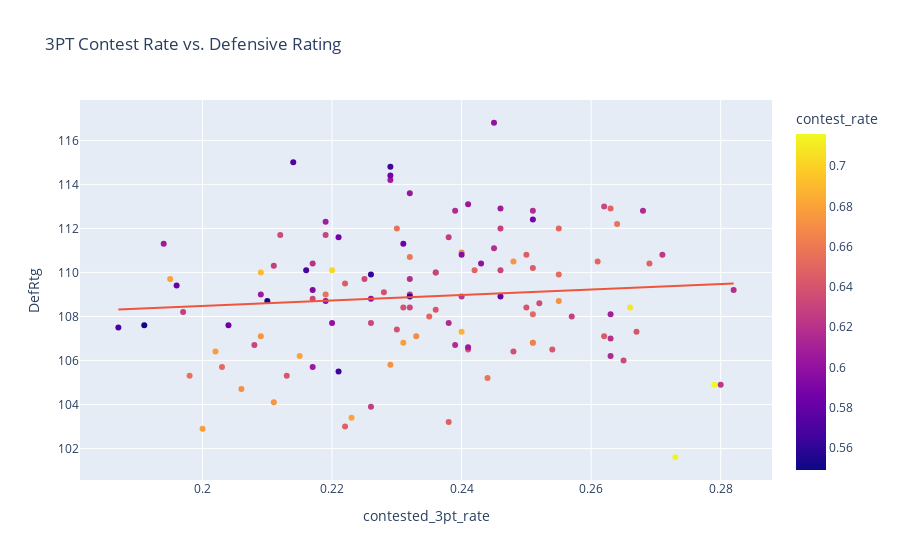

Here is the notebook cell this chart was saved with:
### Code cell
fig = px.scatter(all_stats, x='contested_3pt_rate', y='DefRtg', title='3PT Contest Rate vs. Defensive Rating',
                color='contest_rate',
                 trendline='ols', hover_data=['TEAM'])

fig.show()

results = px.get_trendline_results(fig)
results.px_fit_results.iloc[0].summary()

### Figure 1 — Plotly figure (JSON) as saved in the notebook; plotly's stock layout.template omitted (floating-point values rounded to 4 significant figures)
{"data": [{"customdata": [["2017 Atlanta Hawks"], ["2017 Boston Celtics"], ["2017 Brooklyn Nets"], ["2017 Charlotte Hornets"], ["2017 Chicago Bulls"], ["2017 Cleveland Cavaliers"], ["2017 Dallas Mavericks"], ["2017 Denver Nuggets"], ["2017 Detroit Pistons"], ["2017 Golden State Warriors"], ["2017 Houston Rockets"], ["2017 Indiana Pacers"], ["2017 LA Clippers"], ["2017 Los Angeles Lakers"], ["2017 Memphis Grizzlies"], ["2017 Miami Heat"], ["2017 Milwaukee Bucks"], ["2017 Minnesota Timberwolves"], ["2017 New Orleans Pelicans"], ["2017 New York Knicks"], ["2017 Oklahoma City Thunder"], ["2017 Orlando Magic"], ["2017 Philadelphia 76ers"], ["2017 Phoenix Suns"], ["2017 Portland Trail Blazers"], ["2017 Sacramento Kings"], ["2017 San Antonio Spurs"], ["2017 Toronto Raptors"], ["2017 Utah Jazz"], ["2017 Washington Wizards"], ["2018 Atlanta Hawks"], ["2018 Boston Celtics"], ["2018 Brooklyn Nets"], ["2018 Charlotte Hornets"], ["2018 Chicago Bulls"], ["2018 Cleveland Cavaliers"], ["2018 Dallas Mavericks"], ["2018 Denver Nuggets"], ["2018 Detroit Pistons"], ["2018 Golden State Warriors"], ["2018 Houston Rockets"], ["2018 Indiana Pacers"], ["2018 LA Clippers"], ["2018 Los Angeles Lakers"], ["2018 Memphis Grizzlies"], ["2018 Miami Heat"], ["2018 Milwaukee Bucks"], ["2018 Minnesota Timberwolves"], ["2018 New Orleans Pelicans"], ["2018 New York Knicks"], ["2018 Oklahoma City Thunder"], ["2018 Orlando Magic"], ["2018 Philadelphia 76ers"], ["2018 Phoenix Suns"], ["2018 Portland Trail Blazers"], ["2018 Sacramento Kings"], ["2018 San Antonio Spurs"], ["2018 Toronto Raptors"], ["2018 Utah Jazz"], ["2018 Washington Wizards"], ["2019 Atlanta Hawks"], ["2019 Boston Celtics"], ["2019 Brooklyn Nets"], ["2019 Charlotte Hornets"], ["2019 Chicago Bulls"], ["2019 Cleveland Cavaliers"], ["2019 Dallas Mavericks"], ["2019 Denver Nuggets"], ["2019 Detroit Pistons"], ["2019 Golden State Warriors"], ["2019 Houston Rockets"], ["2019 Indiana Pacers"], ["2019 LA Clippers"], ["2019 Los Angeles Lakers"], ["2019 Memphis Grizzlies"], ["2019 Miami Heat"], ["2019 Milwaukee Bucks"], ["2019 Minnesota Timberwolves"], ["2019 New Orleans Pelicans"], ["2019 New York Knicks"], ["2019 Oklahoma City Thunder"], ["2019 Orlando Magic"], ["2019 Philadelphia 76ers"], ["2019 Phoenix Suns"], ["2019 Portland Trail Blazers"], ["2019 Sacramento Kings"], ["2019 San Antonio Spurs"], ["2019 Toronto Raptors"], ["2019 Utah Jazz"], ["2019 Washington Wizards"], ["2020 Atlanta Hawks"], ["2020 Boston Celtics"], ["2020 Brooklyn Nets"], ["2020 Charlotte Hornets"], ["2020 Chicago Bulls"], ["2020 Cleveland Cavaliers"], ["2020 Dallas Mavericks"], ["2020 Denver Nuggets"], ["2020 Detroit Pistons"], ["2020 Golden State Warriors"], ["2020 Houston Rockets"], ["2020 Indiana Pacers"], ["2020 LA Clippers"], ["2020 Los Angeles Lakers"], ["2020 Memphis Grizzlies"], ["2020 Miami Heat"], ["2020 Milwaukee Bucks"], ["2020 Minnesota Timberwolves"], ["2020 New Orleans Pelicans"], ["2020 New York Knicks"], ["2020 Oklahoma City Thunder"], ["2020 Orlando Magic"], ["2020 Philadelphia 76ers"], ["2020 Phoenix Suns"], ["2020 Portland Trail Blazers"], ["2020 Sacramento Kings"], ["2020 San Antonio Spurs"], ["2020 Toronto Raptors"], ["2020 Utah Jazz"], ["2020 Washington Wizards"]], "hovertemplate": "contested_3pt_rate=%{x}<br>DefRtg=%{y}<br>TEAM=%{customdata[0]}<br>contest_rate=%{marker.color}<extra></extra>", "legendgroup": "", "marker": {"color": [0.658, 0.65, 0.703, 0.709, 0.68, 0.633, 0.633, 0.635, 0.631, 0.681, 0.633, 0.652, 0.571, 0.657, 0.642, 0.677, 0.672, 0.669, 0.68, 0.659, 0.674, 0.628, 0.629, 0.606, 0.691, 0.646, 0.678, 0.669, 0.671, 0.633, 0.649, 0.648, 0.68, 0.626, 0.651, 0.618, 0.641, 0.646, 0.617, 0.678, 0.605, 0.64, 0.593, 0.687, 0.6, 0.672, 0.638, 0.645, 0.638, 0.618, 0.637, 0.582, 0.627, 0.631, 0.652, 0.648, 0.673, 0.656, 0.648, 0.6, 0.604, 0.62, 0.657, 0.65, 0.617, 0.6, 0.631, 0.609, 0.599, 0.636, 0.569, 0.634, 0.62, 0.622, 0.629, 0.643, 0.716, 0.657, 0.628, 0.649, 0.641, 0.584, 0.605, 0.606, 0.645, 0.595, 0.673, 0.664, 0.642, 0.606, 0.587, 0.615, 0.641, 0.616, 0.56, 0.565, 0.631, 0.58, 0.608, 0.633, 0.562, 0.617, 0.606, 0.566, 0.653, 0.618, 0.714, 0.586, 0.627, 0.588, 0.639, 0.551, 0.549, 0.585, 0.604, 0.624, 0.616, 0.623, 0.6, 0.574], "coloraxis": "coloraxis", "symbol": "circle"}, "mode": "markers", "name": "", "orientation": "v", "showlegend": false, "type": "scatter", "x": [0.244, 0.235, 0.22, 0.266, 0.215, 0.225, 0.226, 0.212, 0.208, 0.223, 0.232, 0.251, 0.187, 0.23, 0.254, 0.202, 0.255, 0.24, 0.251, 0.232, 0.209, 0.211, 0.197, 0.194, 0.209, 0.25, 0.2, 0.233, 0.206, 0.217, 0.242, 0.238, 0.195, 0.232, 0.261, 0.245, 0.25, 0.236, 0.239, 0.231, 0.217, 0.267, 0.217, 0.24, 0.243, 0.229, 0.228, 0.251, 0.23, 0.232, 0.248, 0.196, 0.226, 0.219, 0.203, 0.269, 0.211, 0.198, 0.222, 0.22, 0.241, 0.263, 0.219, 0.255, 0.251, 0.245, 0.246, 0.263, 0.219, 0.252, 0.216, 0.265, 0.217, 0.24, 0.257, 0.262, 0.279, 0.264, 0.246, 0.263, 0.241, 0.204, 0.209, 0.229, 0.222, 0.24, 0.248, 0.251, 0.213, 0.246, 0.229, 0.263, 0.236, 0.268, 0.232, 0.229, 0.236, 0.246, 0.219, 0.262, 0.226, 0.238, 0.241, 0.221, 0.255, 0.282, 0.273, 0.221, 0.238, 0.251, 0.231, 0.21, 0.191, 0.231, 0.232, 0.271, 0.239, 0.28, 0.226, 0.214], "xaxis": "x", "y": [105.2, 108, 110.1, 108.4, 106.2, 109.7, 107.7, 111.7, 106.7, 103.4, 108.4, 108.1, 107.5, 112, 106.5, 106.4, 108.7, 110.9, 106.8, 110.7, 107.1, 110.3, 108.2, 111.3, 110, 110.8, 102.9, 107.1, 104.7, 108.8, 110.1, 103.2, 109.7, 109, 110.5, 111.1, 108.4, 110, 106.7, 106.8, 105.7, 107.3, 109.2, 107.3, 110.4, 105.8, 109.1, 110.2, 107.4, 109.7, 106.4, 109.4, 103.9, 111.7, 105.7, 110.4, 104.1, 105.3, 103, 107.7, 113.1, 107, 109, 112, 112.8, 116.8, 110.1, 108.1, 108.7, 108.6, 110.1, 106, 110.4, 108.9, 108, 107.1, 104.9, 112.2, 112, 112.9, 106.5, 107.6, 109, 114.2, 109.5, 110.8, 110.5, 106.8, 105.3, 112.9, 114.4, 106.2, 108.3, 112.8, 108.9, 114.8, 110, 108.9, 112.3, 113, 109.9, 107.7, 106.6, 105.5, 109.9, 109.2, 101.6, 111.6, 111.6, 112.4, 108.4, 108.7, 107.6, 111.3, 113.6, 110.8, 112.8, 104.9, 108.8, 115], "yaxis": "y"}, {"hovertemplate": "<b>OLS trendline</b><br>DefRtg = 12.4425 * contested_3pt_rate + 105.99<br>R<sup>2</sup>=0.008709<br><br>contested_3pt_rate=%{x}<br>DefRtg=%{y} <b>(trend)</b><extra></extra>", "legendgroup": "", "marker": {"symbol": "circle"}, "mode": "lines", "name": "", "showlegend": false, "type": "scatter", "x": [0.187, 0.191, 0.194, 0.195, 0.196, 0.197, 0.198, 0.2, 0.202, 0.203, 0.204, 0.206, 0.208, 0.209, 0.209, 0.209, 0.21, 0.211, 0.211, 0.212, 0.213, 0.214, 0.215, 0.216, 0.217, 0.217, 0.217, 0.217, 0.219, 0.219, 0.219, 0.219, 0.22, 0.22, 0.221, 0.221, 0.222, 0.222, 0.223, 0.225, 0.226, 0.226, 0.226, 0.226, 0.228, 0.229, 0.229, 0.229, 0.229, 0.23, 0.23, 0.231, 0.231, 0.231, 0.232, 0.232, 0.232, 0.232, 0.232, 0.232, 0.233, 0.235, 0.236, 0.236, 0.236, 0.238, 0.238, 0.238, 0.239, 0.239, 0.24, 0.24, 0.24, 0.24, 0.241, 0.241, 0.241, 0.242, 0.243, 0.244, 0.245, 0.245, 0.246, 0.246, 0.246, 0.246, 0.248, 0.248, 0.25, 0.25, 0.251, 0.251, 0.251, 0.251, 0.251, 0.251, 0.252, 0.254, 0.255, 0.255, 0.255, 0.257, 0.261, 0.262, 0.262, 0.263, 0.263, 0.263, 0.263, 0.264, 0.265, 0.266, 0.267, 0.268, 0.269, 0.271, 0.273, 0.279, 0.28, 0.282], "xaxis": "x", "y": [108.3, 108.4, 108.4, 108.4, 108.4, 108.4, 108.5, 108.5, 108.5, 108.5, 108.5, 108.6, 108.6, 108.6, 108.6, 108.6, 108.6, 108.6, 108.6, 108.6, 108.6, 108.7, 108.7, 108.7, 108.7, 108.7, 108.7, 108.7, 108.7, 108.7, 108.7, 108.7, 108.7, 108.7, 108.7, 108.7, 108.8, 108.8, 108.8, 108.8, 108.8, 108.8, 108.8, 108.8, 108.8, 108.8, 108.8, 108.8, 108.8, 108.9, 108.9, 108.9, 108.9, 108.9, 108.9, 108.9, 108.9, 108.9, 108.9, 108.9, 108.9, 108.9, 108.9, 108.9, 108.9, 109.0, 109.0, 109.0, 109.0, 109.0, 109.0, 109.0, 109.0, 109.0, 109.0, 109.0, 109.0, 109.0, 109.0, 109.0, 109.0, 109.0, 109.1, 109.1, 109.1, 109.1, 109.1, 109.1, 109.1, 109.1, 109.1, 109.1, 109.1, 109.1, 109.1, 109.1, 109.1, 109.2, 109.2, 109.2, 109.2, 109.2, 109.2, 109.3, 109.3, 109.3, 109.3, 109.3, 109.3, 109.3, 109.3, 109.3, 109.3, 109.3, 109.3, 109.4, 109.4, 109.5, 109.5, 109.5], "yaxis": "y"}], "layout": {"coloraxis": {"colorbar": {"title": {"text": "contest_rate"}}, "colorscale": [[0, "#0d0887"], [0.1111, "#46039f"], [0.2222, "#7201a8"], [0.3333, "#9c179e"], [0.4444, "#bd3786"], [0.5556, "#d8576b"], [0.6667, "#ed7953"], [0.7778, "#fb9f3a"], [0.8889, "#fdca26"], [1, "#f0f921"]]}, "legend": {"tracegroupgap": 0}, "title": {"text": "3PT Contest Rate vs. Defensive Rating"}, "xaxis": {"anchor": "y", "domain": [0, 1], "title": {"text": "contested_3pt_rate"}}, "yaxis": {"anchor": "x", "domain": [0, 1], "title": {"text": "DefRtg"}}}}
